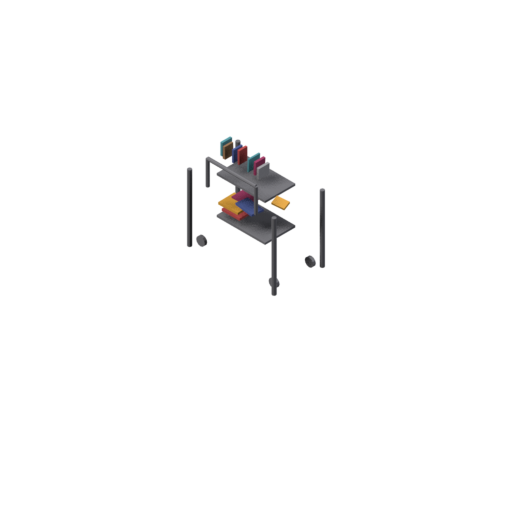
#> input picture assets/artefacts-glb/book-cart-test.png, 512 x 512 px
$ python align_to_ref.py ../../../assets/artefacts-glb/book-cart-test.png ../../../assets/artefacts-glb/catering-scene-test.png out.png
#> lines starting #> are read from the running program, lines starting #| are printed output that depends on the picture
"""Scale + translation alignment of a render to a reference (the img2threejs
self-correction guide: trust IoU only after alignment). Crops both to their foreground bbox and writes the render
resized onto a canvas the size of the reference, with the reference's bbox; a transparent render stays transparent. Usage: align_to_ref.py <ref> <render> <out>"""
import sys
from PIL import Image, ImageChops


def bbox(im):
    rgb = im.convert('RGB')
    bg = rgb.getpixel((0, 0))   # the background colour (white for lookdev renders and AI references)
    diff = ImageChops.difference(rgb, Image.new('RGB', rgb.size, bg)).convert('L').point(lambda v: 255 if v > 24 else 0)
    return diff.getbbox()


ref, raw = Image.open(sys.argv[1]), Image.open(sys.argv[2])
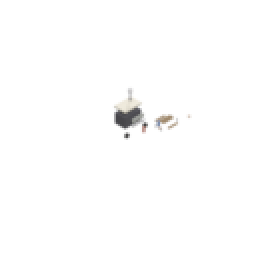
#> input picture assets/artefacts-glb/catering-scene-test.png, 128 x 128 px (shown 2 times larger)
#> ref is the input picture: PIL image 512x512 RGBA; mean R, G, B, A 2.9, 2.6, 2.7, 6.1
#> raw is the input picture: PIL image 128x128 RGBA; mean R, G, B, A 4, 3.8, 3.6, 3.4
transparent = raw.mode == 'RGBA' and raw.getextrema()[3][0] < 255
#> transparent = True
rb = (ref.getchannel('A').point(lambda v: 255 if v > 8 else 0).getbbox() if ref.mode == 'RGBA' else bbox(ref))
#> rb = (186, 136, 326, 296)
if transparent:
    # transparent render (converter rig): bbox from alpha, kept transparent so the gates read the exact silhouette
    nb = raw.getchannel('A').point(lambda v: 255 if v > 8 else 0).getbbox()
#> nb = (56, 43, 96, 70)
    crop = raw.crop(nb).resize((rb[2] - rb[0], rb[3] - rb[1]), Image.LANCZOS)
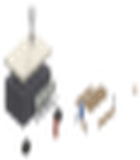
#> crop: PIL image 140x160 RGBA; mean R, G, B, A 58.2, 54.4, 51.4, 52; transparent parts drawn white
    out = Image.new('RGBA', ref.size, (255, 255, 255, 0))
    out.alpha_composite(crop, rb[:2])
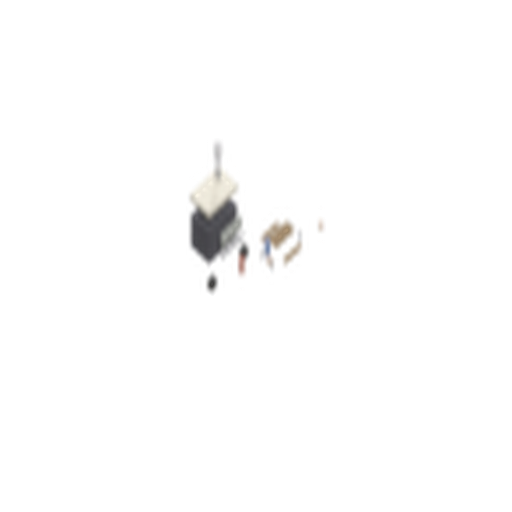
#> out: PIL image 512x512 RGBA; mean R, G, B, A 251, 250.7, 250.5, 4.4; transparent parts drawn white
else:
    ren = raw.convert('RGB'); nb = bbox(ren)
    crop = ren.crop(nb).resize((rb[2] - rb[0], rb[3] - rb[1]), Image.LANCZOS)
    out = Image.new('RGB', ref.size, ref.convert('RGB').getpixel((0, 0)))
    out.paste(crop, rb[:2])
out.save(sys.argv[3])
print('ref bbox', rb, 'render bbox', nb)
#| ref bbox (186, 136, 326, 296) render bbox (56, 43, 96, 70)
